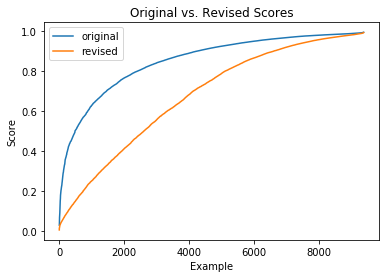

Source code (Python):
# -*- coding: utf-8 -*-
"""
Created on Sun Apr  9 09:21:23 2017

@author: liyuchen
"""

import codecs
import matplotlib.pyplot as plt

def read_k_tuples(in_file_name, k):
    with codecs.open(in_file_name,'r',encoding='utf8') as f:
        content = f.read()
    List_Of_List = []
    if (content != ''):
        Content_List = content.split('\n')
        #print(len(Content_List))
        #print((len(Content_List)-1)/(k+1))
        for i in range(int((len(Content_List)-1)/(k+1))):
            List = []
            for j in range(i*(k+1),i*(k+1)+k):
                List.append(Content_List[j])
            List_Of_List.append(List)
    f.close()
    return List_Of_List
    
'''
Main
'''
#List_Of_List = read_k_tuples('output/all_sentences_and_revised_scores0.txt', 5)
#for i in range(1,700):
#    in_file_name = 'output/all_sentences_and_revised_scores'+str(i)+'.txt'
#    List_Of_List = List_Of_List+read_k_tuples(in_file_name, 5)
    
List_Of_List = read_k_tuples('output/separated_by_revised_type/add/sentences_and_revised_scores0_method0.txt', 5)
for i in range(1,31):
    in_file_name = 'output/separated_by_revised_type/add/sentences_and_revised_scores'+str(i)+'_method0.txt'
    List_Of_List = List_Of_List+read_k_tuples(in_file_name, 5)

Folder_Names = ['add','delete','permute','replace','separate']
for j in range(1,5):
    for i in range(31):
        in_file_name = 'output/separated_by_revised_type/'+Folder_Names[j]+'/sentences_and_revised_scores'+str(i)+'_method'+str(j)+'.txt'
        List_Of_List = List_Of_List+read_k_tuples(in_file_name, 5)

print(len(List_Of_List))

Original_Sentences = []
Original_Scores = []
Revised_Sentences = []
Revised_Scores = []
for i in range(len(List_Of_List)):
    #print(i)
    Original_Sentences.append(List_Of_List[i][1])
    Original_Scores.append(float(List_Of_List[i][2]))
    Revised_Sentences.append(List_Of_List[i][3])
    Revised_Scores.append(float(List_Of_List[i][4]))
    
plt.plot(range(len(List_Of_List)),sorted(Original_Scores), label='original')
plt.plot(range(len(List_Of_List)),sorted(Revised_Scores), label='revised')
plt.legend(loc=0)
plt.xlabel('Example')
plt.ylabel('Score')
plt.title('Original vs. Revised Scores')
plt.show()
